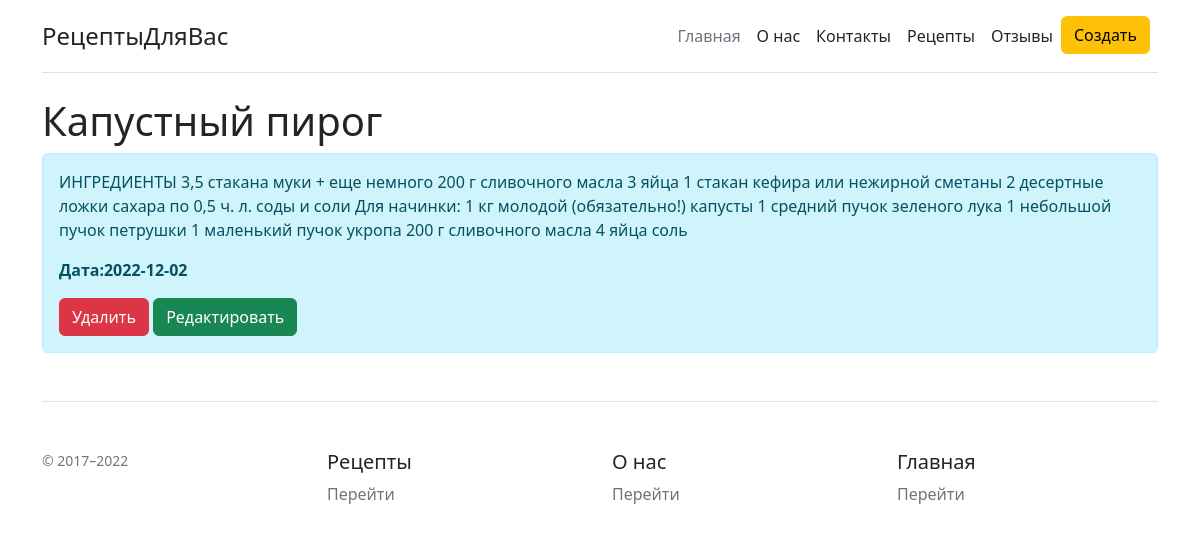
The page /posts/2 on the database its author committed.
### app.py (models this page shows, shortened)
class Article(db.Model):
    id = db.Column(db.Integer, primary_key=True)
    title = db.Column(db.String(100), nullable=False)
    intro = db.Column(db.String(300), nullable=False)
    text = db.Column(db.Text, nullable=False)
    date = db.Column(db.DateTime, default=datetime.utcnow)

### app.py (the view)
@app.route('/posts/<int:id>')
def post_detail(id):
    article = Article.query.get(id)
    return render_template("post_detail.html", article=article)

### templates/post_detail.html (shortened to what this page needs)
{% extends 'base.html' %}
{%  block body %}
<div class="container">
<h1>{{article.title}}</h1>
    <div class="alert alert-info">
        <p>{{ article.text }}</p>
        <p><b>Дата:{{ article.date.date() }}</b></p>
        <a href="/posts/{{ article.id }}/del" class="btn btn-danger"> Удалить</a>
        <a href="/posts/{{ article.id }}/update" class="btn btn-success"> Редактировать</a>
    </div>
</div>
{% endblock %}

### rows shown on the page
Article: title "Капустный пирог", text "ИНГРЕДИЕНТЫ 3,5 стакана муки + еще немного 200 г сливочного масла 3 яйца 1 стакан кефира или нежирной сметаны 2 десертные ложки сахара по 0,5 ч. л. соды и соли Для начинки: 1 кг молодой (обязательно!) капусты 1 средний пучок зеленого лука 1 небольшой пучок петрушки 1 маленький пучок укропа 200 г сливочного масла 4 яйца соль", date "2022-12-02"
